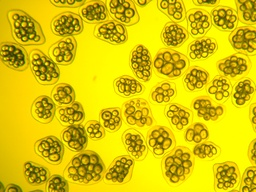
#> input picture TestImage0075.jpg, 256 x 192 px, shrunk from 2560 x 1920 before the run, found by its file name
$ jupyter execute CellCount.ipynb   (older library calls are emulated)
#> lines starting #> are read from the running program, lines starting #| are printed output that depends on the picture; after the words box and inside, x2 and y2 are one past the last pixel; in counts of white or black regions, pixels touching at a corner belong together
[cell 1]
'''
APPROACH:
We only want to count the number of cells and not the number of granules.
In order to do this, I used blob detection from the skimage library. If we apply blob detection
on the original image it highlights the outer cell as well as the inner granules. In order to fix
this I blurred the original image 3 times such that the blob detection algorithm treats the granules
in a cell as a cluster of 1 granule. Blob detection detects brighter blobs on a darker background only,
so we need to invert the image after applying a threshold for segmentation such that the cells are
brighter than the background.
'''

[cell 2]
import matplotlib.pyplot as plt
from skimage import data
from skimage.morphology import disk
from skimage.filters import rank
from skimage.filters import threshold_isodata
import cv2
import numpy as np
# Get original Image
image = cv2.imread("Desktop/TestImage0075.jpg")
#> image is the input picture: shape (192, 256, 3); mean B, G, R 5.9, 196.7, 218
image = cv2.cvtColor(image, cv2.COLOR_BGR2GRAY)
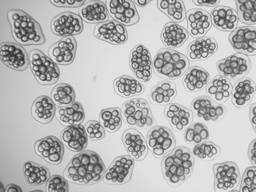
#> image: shape (192, 256); min 40, max 230, mean 181.3
# Blur the original image 3x
original_image = image
selem = disk(20)
for i in range(2):
    image = rank.mean(image, selem=selem)
#> this loop made 2 passes
#> pass 1, `image = rank.mean(image, selem=selem)`:
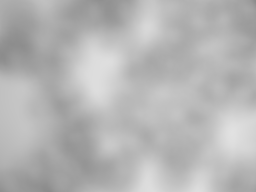
#> image: shape (192, 256); min 139, max 225, mean 180.7
# Apply isodata threshold to distinguish cells from background and create binary image
thresh = threshold_isodata(image)
#> thresh = 178
binary_image = image > thresh
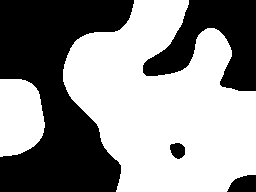
#> binary_image: shape (192, 256) bool; 56.5% white; 4 black regions, box (x1, y1, x2, y2) and area: (0, 0, 134, 192) 15419, (143, 0, 256, 91) 5379, (227, 175, 256, 192) 388, (170, 143, 185, 159) 186
# Invert binary image
inverted_image = np.invert(binary_image)
plt.imshow(inverted_image)

[cell 3]
from math import sqrt
from skimage import data
from skimage.feature import blob_dog, blob_log, blob_doh
from skimage.color import rgb2gray
import matplotlib.pyplot as plt
# Apply blob detection, 3 different variants with different parameters, pick best result.
image_gray = rgb2gray(inverted_image)
blobs_log = blob_log(image_gray,min_sigma=65,max_sigma=140, num_sigma=10, threshold=.01)
#> blobs_log = [[0, 255, 65], [0, 0, 65], [191, 0, 73.33]]
blobs_log2 = blob_log(image_gray,min_sigma=65,max_sigma=140, num_sigma=5, threshold=.1)
#> blobs_log2 = [[0, 255, 65], [0, 0, 65], [191, 51, 65]]
blobs_log3 = blob_log(image_gray,min_sigma=58,max_sigma=140, num_sigma=10, threshold=.1)
#> blobs_log3 = [[0, 255, 58], [0, 0, 58], [191, 62, 58]]

# Compute radii
blobs_log[:, 2] = blobs_log[:, 2] * sqrt(2)
blobs_log2[:, 2] = blobs_log2[:, 2] * sqrt(2)
blobs_log3[:, 2] = blobs_log3[:, 2] * sqrt(2)
# Display prep
blobs_list = [blobs_log,blobs_log2,blobs_log3]
#> blobs_list = [[[0, 255, 91.92], [0, 0, 91.92], [191, 0, 103.7]], [[0, 255, 91.92], [0, 0, 91.92], [191, 51, 91.92]], [[0, 255, 82.02], [0, 0, 82.02], [191, 62, 82.02]]]
colors = ["red","red","red"]
titles = ["Number of Cells: "+str(len(blobs_log)),
          "Number of Cells: "+str(len(blobs_log2)),
          "Number of Cells: "+str(len(blobs_log3))]
#> titles = ['Number of Cells: 3', 'Number of Cells: 3', 'Number of Cells: 3']
sequence = zip(blobs_list, colors, titles)

fig, axes = plt.subplots(1, 3, figsize=(9, 3), sharex=True, sharey=True)
ax = axes.ravel()

for idx, (blobs, color, title) in enumerate(sequence):
    ax[idx].set_title(title)
    ax[idx].imshow(original_image, interpolation='nearest')
    for blob in blobs:
        y, x, r = blob
        c = plt.Circle((x, y), r, color=color, linewidth=2, fill=False)
        ax[idx].add_patch(c)
    ax[idx].set_axis_off()
#> this loop made 3 passes
#> blobs on passes 1 to 3: [[0, 255, 91.92], [0, 0, 91.92], [191, 0, 103.7]], [[0, 255, 91.92], [0, 0, 91.92], [191, 51, 91.92]], [[0, 255, 82.02], [0, 0, 82.02], [191, 62, 82.02]]

plt.tight_layout()
plt.show()
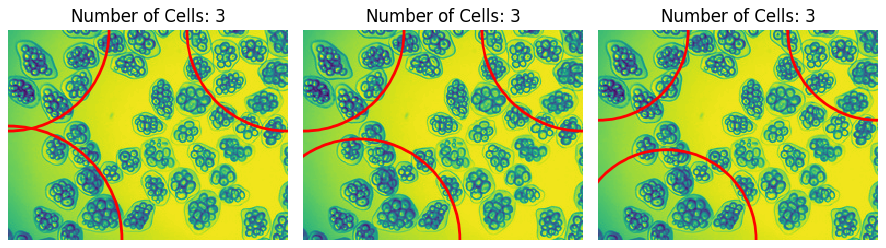
#> figure drawn by matplotlib, 3 panels

$ run again, with NumCells.png saved as TestImage0075.jpg
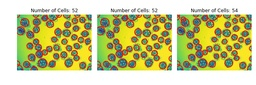
#> input picture NumCells.png, 256 x 85 px, shrunk from 648 x 216 before the run, found by its file name
#> image is the input picture: shape (85, 256, 3); mean B, G, R 141.7, 199.7, 200.9
#> thresh = 187
#> `binary_image = image > thresh`:
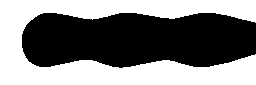
#> binary_image: shape (85, 256) bool; 49.7% white; 1 white region, box (x1, y1, x2, y2) and area: (0, 0, 256, 85) 10825
#> blobs_log = [[36, 255, 140]]
#> blobs_log2 = [[0, 121, 65]]
#> blobs_log3 = [[0, 110, 58]]
#> blobs_list = [[[36, 255, 198]], [[0, 121, 91.92]], [[0, 110, 82.02]]]
#> titles = ['Number of Cells: 1', 'Number of Cells: 1', 'Number of Cells: 1']
#> the loop `for idx, (blobs, color, title) in enumerate(sequence):` made 3 passes
#> `plt.show()`:
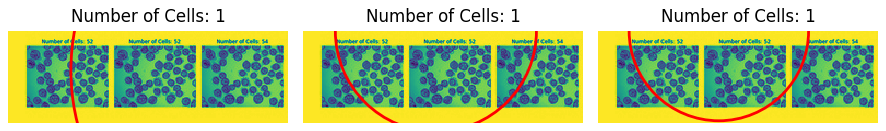
#> figure drawn by matplotlib, 3 panels
